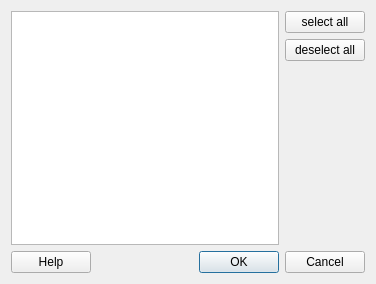
<ui version="4.0" >
 <class>GuiSelectBoundaryCodes</class>
 <widget class="QDialog" name="GuiSelectBoundaryCodes" >
  <property name="windowModality" >
   <enum>Qt::ApplicationModal</enum>
  </property>
  <property name="geometry" >
   <rect>
    <x>0</x>
    <y>0</y>
    <width>376</width>
    <height>284</height>
   </rect>
  </property>
  <property name="windowTitle" >
   <string>select boundary codes</string>
  </property>
  <property name="windowIcon" >
   <iconset resource="engrid.qrc" >:/icons/resources/icons/G.png</iconset>
  </property>
  <layout class="QGridLayout" >
   <item row="0" column="0" >
    <widget class="QListWidget" name="listWidget" />
   </item>
   <item row="0" column="1" >
    <layout class="QVBoxLayout" >
     <item>
      <widget class="QPushButton" name="pushButtonSelect" >
       <property name="text" >
        <string>select all</string>
       </property>
      </widget>
     </item>
     <item>
      <widget class="QPushButton" name="pushButtonDeselect" >
       <property name="text" >
        <string>deselect all</string>
       </property>
      </widget>
     </item>
     <item>
      <spacer>
       <property name="orientation" >
        <enum>Qt::Vertical</enum>
       </property>
       <property name="sizeHint" >
        <size>
         <width>20</width>
         <height>40</height>
        </size>
       </property>
      </spacer>
     </item>
    </layout>
   </item>
   <item row="1" column="0" colspan="2" >
    <layout class="QHBoxLayout" >
     <item>
      <widget class="QPushButton" name="pushButtonHelp" >
       <property name="text" >
        <string>Help</string>
       </property>
      </widget>
     </item>
     <item>
      <spacer>
       <property name="orientation" >
        <enum>Qt::Horizontal</enum>
       </property>
       <property name="sizeHint" >
        <size>
         <width>40</width>
         <height>20</height>
        </size>
       </property>
      </spacer>
     </item>
     <item>
      <widget class="QDialogButtonBox" name="buttonBox" >
       <property name="orientation" >
        <enum>Qt::Horizontal</enum>
       </property>
       <property name="standardButtons" >
        <set>QDialogButtonBox::Cancel|QDialogButtonBox::NoButton|QDialogButtonBox::Ok</set>
       </property>
      </widget>
     </item>
    </layout>
   </item>
  </layout>
 </widget>
 <resources>
  <include location="engrid.qrc" />
 </resources>
 <connections>
  <connection>
   <sender>buttonBox</sender>
   <signal>accepted()</signal>
   <receiver>GuiSelectBoundaryCodes</receiver>
   <slot>accept()</slot>
   <hints>
    <hint type="sourcelabel" >
     <x>248</x>
     <y>254</y>
    </hint>
    <hint type="destinationlabel" >
     <x>157</x>
     <y>274</y>
    </hint>
   </hints>
  </connection>
  <connection>
   <sender>buttonBox</sender>
   <signal>rejected()</signal>
   <receiver>GuiSelectBoundaryCodes</receiver>
   <slot>reject()</slot>
   <hints>
    <hint type="sourcelabel" >
     <x>316</x>
     <y>260</y>
    </hint>
    <hint type="destinationlabel" >
     <x>286</x>
     <y>274</y>
    </hint>
   </hints>
  </connection>
 </connections>
</ui>
